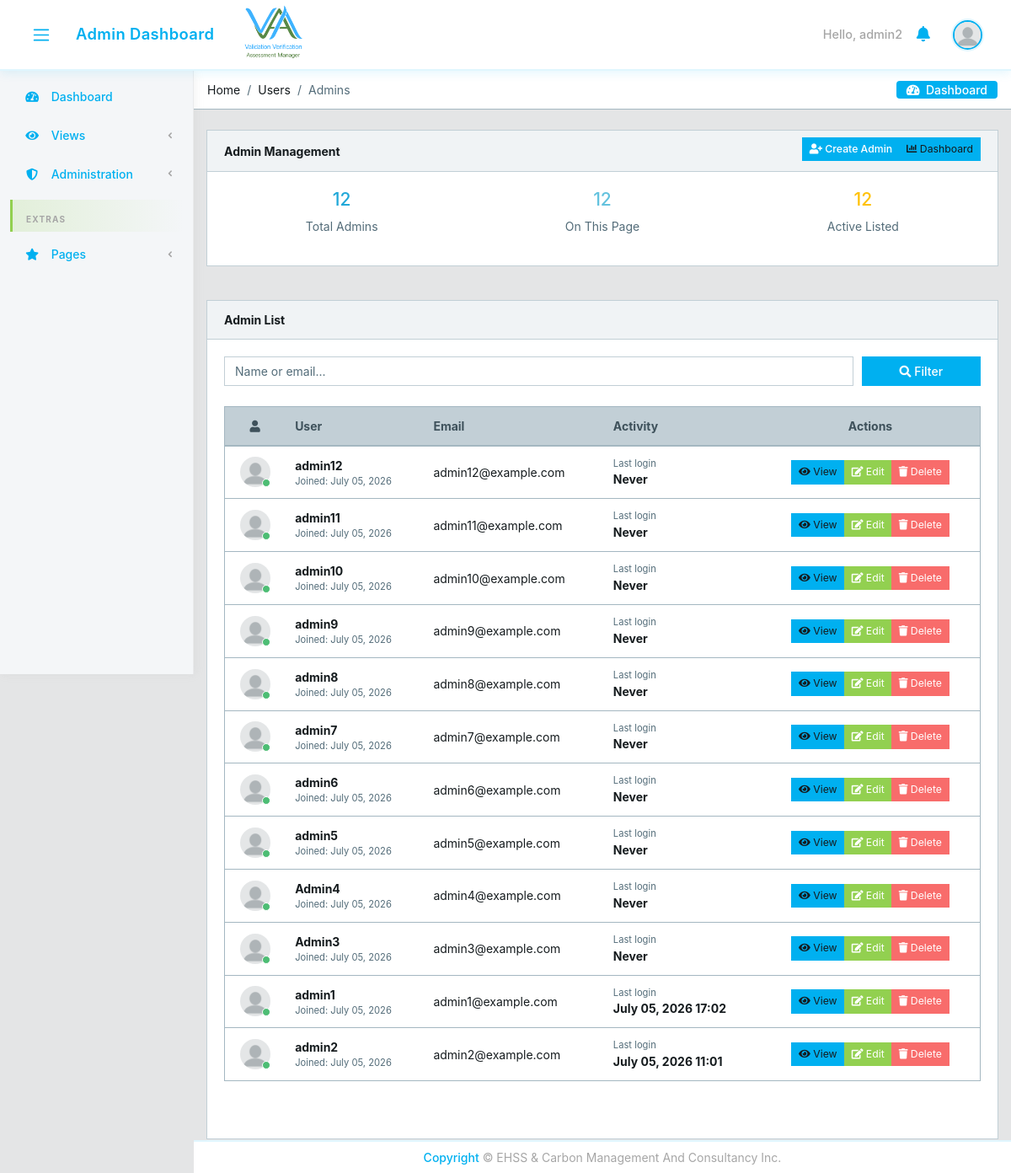
/users/ (signed in), run on an earlier commit of the app's database.
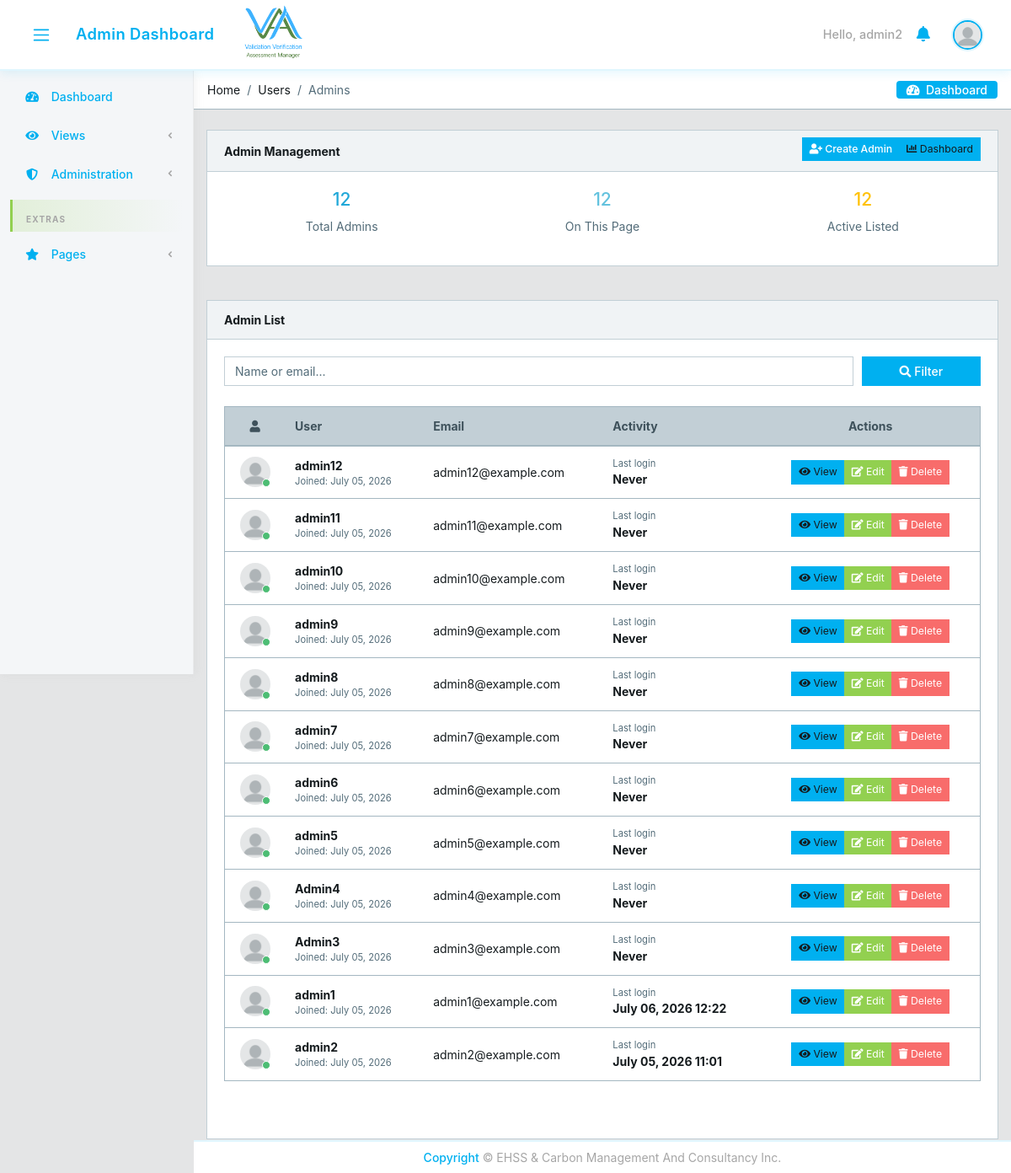
And on a later commit of the database.
### core/models.py (models this page shows, shortened)
class CustomUser(AbstractUser):
    email = models.EmailField(unique=True)
    user_type = models.CharField(max_length=15, choices=USER_TYPE_CHOICES)
    designation = models.CharField(max_length=100, blank=True, null=True)
    contact_number = models.CharField(max_length=20, blank=True, null=True)
    cv = models.FileField(upload_to='core/cvs/', blank=True, null=True)
    company = models.ForeignKey(
        'Company', on_delete=models.SET_NULL, null=True, blank=True,
        related_name='managers'
    )
    created_by = models.ForeignKey(
        'self', on_delete=models.SET_NULL, null=True, blank=True,
        related_name='created_users'
    )
    created_date = models.DateField(auto_now_add=True)
    created_time = models.TimeField(auto_now_add=True)
    under_supervision = models.ForeignKey(
        'self', on_delete=models.SET_NULL, null=True, blank=True,
        related_name='supervised_users'
    )
    avatar = models.ImageField(upload_to='core/avatar', blank=True)
    @property
    def avatar_url(self):
        if self.avatar and hasattr(self.avatar, 'url'):
            avatar_path = self.avatar.path if hasattr(self.avatar, 'path') else None
            if avatar_path and os.path.isfile(avatar_path):
                return self.avatar.url
        return static('core/img/avatar/blank_profile.png')

### core/views.py (the view, shortened to what this page needs)
# urls.py: path('users/', views.UsersView.as_view(), name='users'),
class UsersView(ManagerOrAdminMixin, View):
    def get(self, request):
        user = request.user
        search = request.GET.get('search', '').strip()
        user_type_filter = request.GET.get('user_type', '')
        designation_filter = request.GET.get('designation', '').strip()
        supervisor_filter = request.GET.get('supervisor', '').strip()
        active_filter = request.GET.get('active', '')
        if user.user_type == 'admin':
            users = CustomUser.objects.filter(user_type='admin')
        else:
            return redirect('core:dashboard')
        users = users.order_by('-date_joined')
        paginator = Paginator(users, 20)
        page_obj = paginator.get_page(request.GET.get('page'))
        return render(request, 'core/users.html', {
            'users': page_obj,
            'total_users': paginator.count,
            'logged_user': user,
            'user_type_filter': user_type_filter,
            'search_query': search,
            'designation_filter': designation_filter,
            'supervisor_filter': supervisor_filter,
            'active_filter': active_filter,
            'admin_users_only': user.user_type == 'admin',
            'success_action': request.GET.get('success', ''),
            'success_user': request.GET.get('user', ''),
        })

### core/context_processors.py (called while the page is built)
def logged_user_processor(request):
    if request.user.is_authenticated:
        try:
            logged_user = CustomUser.objects.select_related('under_supervision').get(id=request.user.id)
            return {'logged_user': logged_user}
        except CustomUser.DoesNotExist:
            return {'logged_user': None}
    return {'logged_user': None}

def notifications_processor(request):
    if request.user.is_authenticated:
        unread_notifications = Notification.objects.filter(recipient=request.user, read=False)[:10]
        return {'unread_notifications': unread_notifications}
    return {'unread_notifications': []}

### core/permissions.py (called while the page is built)
    def test_func(self):
        return self.request.user.user_type in self.allowed_roles

### core/templates/core/users.html (shortened to what the changed rows need)
{% extends 'core/base.html' %}
{% load static %}
{% load form_permissions %}
{% block content %}
<div class="container">
    <div class="animated fade-in">
        <div class="row">
            <div class="col-12 mb-3">
                <div class="card">
                    <div class="card-body">
                        <div class="table-responsive table-responsive-sm">
                            <table class="table table-responsive-sm table-hover table-outline mb-5" id="usersTable">
                                <thead class="thead-light">
                                <tr>
                                    <th class="text-center text-nowrap" style="min-width:60px;"><i class="fa fa-user"></i></th>
                                    <th class="text-nowrap" style="min-width:120px;">User</th>
                                    <th class="text-nowrap" style="min-width:160px;">Email</th>
                                    <th class="text-nowrap d-none d-lg-table-cell" style="min-width:120px;">Activity</th>
                                    <th class="text-center text-nowrap" style="min-width:220px;">Actions</th>
                                </tr>
                            </thead>
                    <tbody>
                        {% for user1 in users %}
                        <tr>
                            <td class="text-center text-nowrap" style="min-width:60px;">
                                <div class="avatar">
                                <img src="{{ user1.avatar_url }}" class="img-avatar" alt="img">
                                <span class="avatar-status badge-success"></span>
                                </div>
                            </td>
                            <td class="text-nowrap" style="min-width:120px;">
                                {% if admin_users_only %}
                                <div><strong>{{ user1.username }}</strong></div>
                                {% else %}
                                <div>{{ user1.get_full_name }}</div>
                                {% endif %}
                                <div class="small text-muted">
                                Joined: {{ user1.date_joined|date:"F d, Y" }}
                                </div>
                            </td>
                            <td class="text-nowrap" style="min-width:160px;">{{ user1.email }}</td>
                            <td class="text-nowrap d-none d-lg-table-cell" style="min-width:120px;">
                                <div class="small text-muted">Last login</div>
                                <strong>{% if user1.last_login %}{{ user1.last_login|date:"F d, Y H:i" }}{% else %}Never{% endif %}</strong>
                            </td>
                            <td class="text-center text-nowrap" style="min-width:220px;">
                                <div class="btn-group" role="group">
                                    <a href="{% url 'core:user' user1.id %}" class="btn btn-sm btn-info" title="View">
                                        <i class="fa fa-eye"></i> View
                                    </a>
                                    {% if admin_users_only or logged_user|can_manage_user:user1 %}
                                    <a href="{% url 'core:edit-user-profile' user1.id %}" class="btn btn-sm btn-warning" title="Edit">
                                        <i class="fa fa-edit"></i> Edit
                                    </a>
                                    {% if user1 == logged_user %}
                                    <a href="{% url 'core:delete-user' user1.id %}" class="btn btn-sm btn-danger" title="Delete"
                                       onclick="alert('You cannot delete your own account.'); return false;">
                                        <i class="fa fa-trash"></i> Delete
                                    </a>
                                    {% else %}
                                    <a href="{% url 'core:delete-user' user1.id %}" class="btn btn-sm btn-danger" title="Delete"
                                       onclick="return confirm('Delete this {% if admin_users_only %}admin{% else %}user{% endif %}?');">
                                        <i class="fa fa-trash"></i> Delete
                                    </a>
                                    {% endif %}
                                    {% endif %}
                                </div>
                            </td>
                        </tr>
                        {% empty %}
                        <tr>
                            <td colspan="{% if admin_users_only %}5{% else %}8{% endif %}" class="text-center text-muted py-4">
                                {% if admin_users_only %}No admin users found.{% else %}No users found.{% endif %}
                            </td>
                        </tr>
                        {% endfor %}
                    </tbody>
                </table>
            </div>
                    </div>
                </div>
            </div>
        </div>
    </div>
</div>
{% endblock %}

What changed in the data, as far as the page shows it:
changed CustomUser "admin1": last_login "July 05, 2026 17:02" → "July 06, 2026 12:22"
